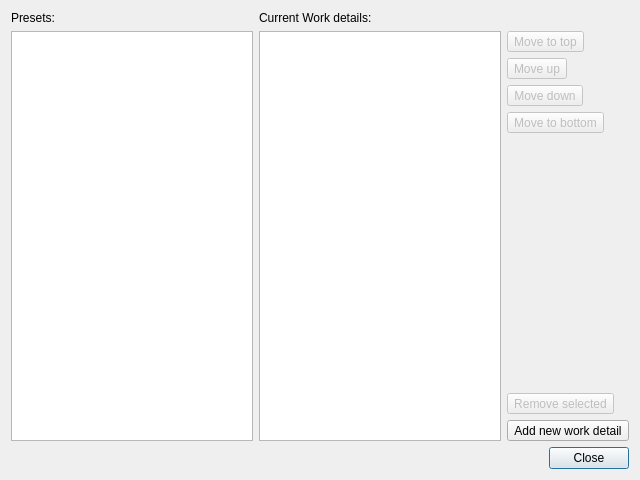
<?xml version="1.0" encoding="UTF-8"?>
<ui version="4.0">
 <class>WorkDetailManager</class>
 <widget class="QDialog" name="WorkDetailManager">
  <property name="geometry">
   <rect>
    <x>0</x>
    <y>0</y>
    <width>640</width>
    <height>480</height>
   </rect>
  </property>
  <property name="windowTitle">
   <string>Work Details</string>
  </property>
  <layout class="QVBoxLayout" name="verticalLayout_2">
   <item>
    <layout class="QHBoxLayout" name="horizontalLayout">
     <item>
      <layout class="QVBoxLayout" name="verticalLayout_3">
       <item>
        <widget class="QLabel" name="presets_label">
         <property name="text">
          <string>Presets:</string>
         </property>
        </widget>
       </item>
       <item>
        <widget class="WorkDetailPresetView" name="presets_view">
         <property name="contextMenuPolicy">
          <enum>Qt::CustomContextMenu</enum>
         </property>
         <property name="dragEnabled">
          <bool>true</bool>
         </property>
         <property name="dragDropMode">
          <enum>QAbstractItemView::DragDrop</enum>
         </property>
         <property name="defaultDropAction">
          <enum>Qt::MoveAction</enum>
         </property>
         <property name="selectionMode">
          <enum>QAbstractItemView::ExtendedSelection</enum>
         </property>
         <property name="headerHidden">
          <bool>true</bool>
         </property>
        </widget>
       </item>
      </layout>
     </item>
     <item>
      <layout class="QVBoxLayout" name="verticalLayout">
       <item>
        <widget class="QLabel" name="workdetails_label">
         <property name="text">
          <string>Current Work details:</string>
         </property>
        </widget>
       </item>
       <item>
        <layout class="QHBoxLayout" name="horizontalLayout_2">
         <item>
          <widget class="WorkDetailView" name="workdetails_view">
           <property name="contextMenuPolicy">
            <enum>Qt::CustomContextMenu</enum>
           </property>
           <property name="dragEnabled">
            <bool>true</bool>
           </property>
           <property name="dragDropMode">
            <enum>QAbstractItemView::DragDrop</enum>
           </property>
           <property name="defaultDropAction">
            <enum>Qt::MoveAction</enum>
           </property>
           <property name="selectionMode">
            <enum>QAbstractItemView::ExtendedSelection</enum>
           </property>
          </widget>
         </item>
         <item>
          <layout class="QVBoxLayout" name="verticalLayout_4">
           <item>
            <widget class="QToolButton" name="move_top_button">
             <property name="enabled">
              <bool>false</bool>
             </property>
             <property name="text">
              <string>Move to top</string>
             </property>
             <property name="icon">
              <iconset theme="go-top"/>
             </property>
            </widget>
           </item>
           <item>
            <widget class="QToolButton" name="move_up_button">
             <property name="enabled">
              <bool>false</bool>
             </property>
             <property name="text">
              <string>Move up</string>
             </property>
             <property name="icon">
              <iconset theme="go-up"/>
             </property>
            </widget>
           </item>
           <item>
            <widget class="QToolButton" name="move_down_button">
             <property name="enabled">
              <bool>false</bool>
             </property>
             <property name="text">
              <string>Move down</string>
             </property>
             <property name="icon">
              <iconset theme="go-down"/>
             </property>
            </widget>
           </item>
           <item>
            <widget class="QToolButton" name="move_bottom_button">
             <property name="enabled">
              <bool>false</bool>
             </property>
             <property name="text">
              <string>Move to bottom</string>
             </property>
             <property name="icon">
              <iconset theme="go-bottom"/>
             </property>
            </widget>
           </item>
           <item>
            <spacer name="verticalSpacer">
             <property name="orientation">
              <enum>Qt::Vertical</enum>
             </property>
             <property name="sizeHint" stdset="0">
              <size>
               <width>20</width>
               <height>40</height>
              </size>
             </property>
            </spacer>
           </item>
           <item>
            <widget class="QToolButton" name="remove_workdetails_button">
             <property name="enabled">
              <bool>false</bool>
             </property>
             <property name="text">
              <string>Remove selected</string>
             </property>
             <property name="icon">
              <iconset theme="edit-delete"/>
             </property>
            </widget>
           </item>
           <item>
            <widget class="QToolButton" name="add_workdetail_button">
             <property name="text">
              <string>Add new work detail</string>
             </property>
             <property name="icon">
              <iconset theme="document-new"/>
             </property>
            </widget>
           </item>
          </layout>
         </item>
        </layout>
       </item>
      </layout>
     </item>
    </layout>
   </item>
   <item>
    <widget class="QDialogButtonBox" name="button_box">
     <property name="orientation">
      <enum>Qt::Horizontal</enum>
     </property>
     <property name="standardButtons">
      <set>QDialogButtonBox::Close</set>
     </property>
    </widget>
   </item>
  </layout>
 </widget>
 <customwidgets>
  <customwidget>
   <class>WorkDetailView</class>
   <extends>QListView</extends>
   <header>WorkDetailManager.h</header>
  </customwidget>
  <customwidget>
   <class>WorkDetailPresetView</class>
   <extends>QTreeView</extends>
   <header>WorkDetailManager.h</header>
  </customwidget>
 </customwidgets>
 <resources/>
 <connections>
  <connection>
   <sender>button_box</sender>
   <signal>accepted()</signal>
   <receiver>WorkDetailManager</receiver>
   <slot>accept()</slot>
   <hints>
    <hint type="sourcelabel">
     <x>248</x>
     <y>254</y>
    </hint>
    <hint type="destinationlabel">
     <x>157</x>
     <y>274</y>
    </hint>
   </hints>
  </connection>
  <connection>
   <sender>button_box</sender>
   <signal>rejected()</signal>
   <receiver>WorkDetailManager</receiver>
   <slot>reject()</slot>
   <hints>
    <hint type="sourcelabel">
     <x>316</x>
     <y>260</y>
    </hint>
    <hint type="destinationlabel">
     <x>286</x>
     <y>274</y>
    </hint>
   </hints>
  </connection>
 </connections>
</ui>
